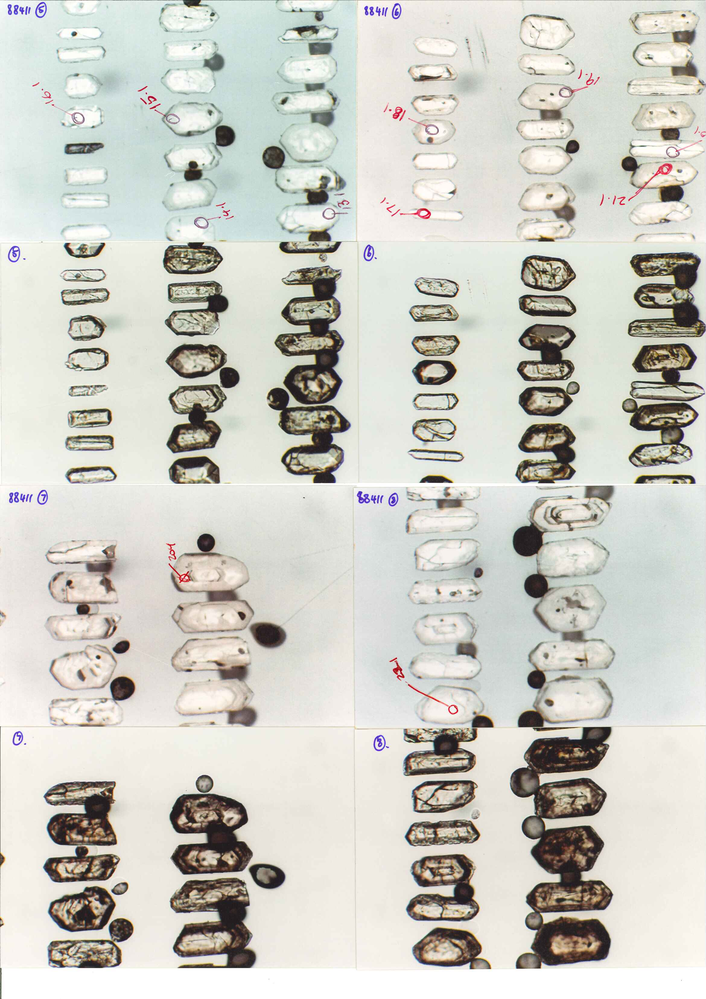
#> input picture test/files/189937_spots_p1.png, 706 x 999 px, shrunk from 1685 x 2382 before the run; its folder holds only this picture in this run
$ python -i images.py   (imports and definitions only)   (older library calls are emulated)
#> lines starting #> are read from the running program, lines starting #| are printed output that depends on the picture; after the words box and inside, x2 and y2 are one past the last pixel; in counts of white or black regions, pixels touching at a corner belong together
import cv2
from matplotlib import pyplot as plt
import skimage
from skimage.segmentation import clear_border
from skimage.measure import label
from skimage.morphology import remove_small_objects, binary_erosion, binary_dilation,binary_opening
from skimage.measure import regionprops
from skimage.morphology import disk #https://scikit-image.org/docs/stable/auto_examples/numpy_operations/plot_structuring_elements.html#sphx-glr-auto-examples-numpy-operations-plot-structuring-elements-py
import os
import cv2
import numpy as np
from matplotlib import pyplot as plt
import copy
import imageio

from scipy import ndimage
from scipy.stats import skew, kurtosis
from shapely.geometry import Polygon
from images import *


def smooth(img):
    bilateralFilter = cv2.bilateralFilter(img, 75, 15, 75)
    return bilateralFilter


def toGrey(img):
    grey = cv2.cvtColor(img, cv2.COLOR_BGR2GRAY)
    return grey


def t(img, threshold=80):
    thresh = cv2.threshold(img, threshold, 255, cv2.THRESH_BINARY)
    return thresh[1]


# [4 lines left out: function at, not called in this run]


def otsu(img):
    binaryThreshold = cv2.threshold(img, 0, 255, cv2.THRESH_BINARY + cv2.THRESH_OTSU)
    return binaryThreshold[1]


# [158 lines left out: functions testExists, getFilesOnly, processRL, plot, removeSmallObjects, binarise, not called in this run]

>>> import cv2
>>> picture = cv2.imread('test/files/189937_spots_p1.png')
#> picture is the input picture: shape (999, 706, 3); mean B, G, R 197.3, 205.1, 205.6
>>> result = processRL(picture)
#> in processRL, `lab = cv2.cvtColor(img, cv2.COLOR_BGR2LAB)`: lab: shape (999, 706, 3); mean of channels 0, 1, 2 208.4, 127, 132.1
#> in smooth, `bilateralFilter = cv2.bilateralFilter(img, 75, 15, 75)`: bilateralFilter: shape (999, 706, 3); mean of channels 0, 1, 2 208.9, 127, 132
#> in processRL, `claheImg = clahe.apply(smoothImg[:, :, 0])`:
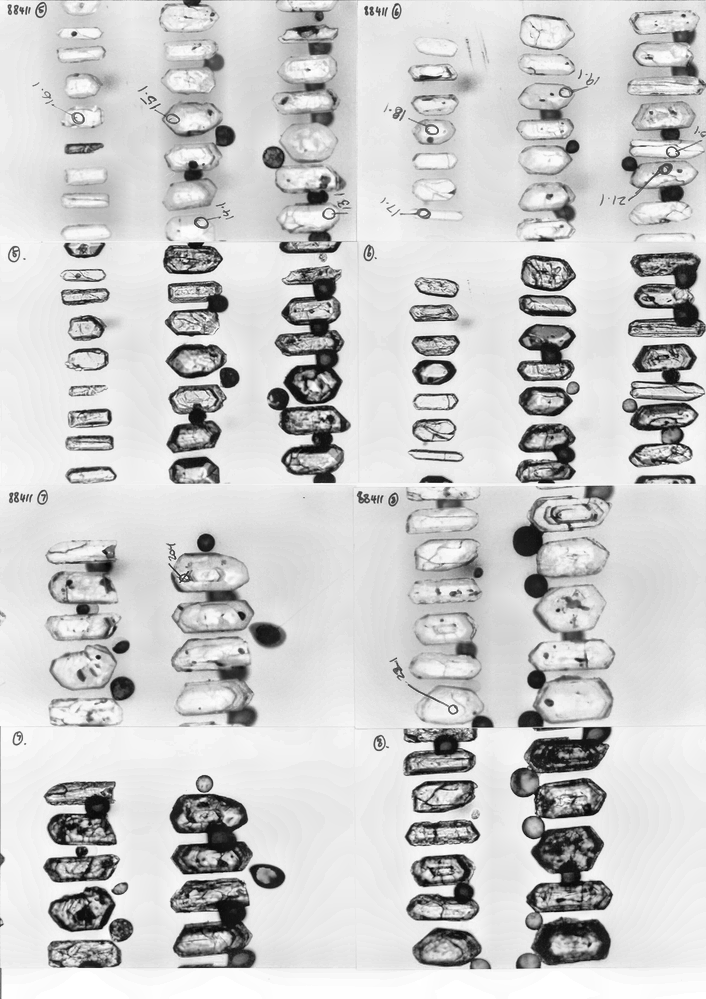
#> claheImg: shape (999, 706); min 3, max 255, mean 202.8
#> in otsu, `return binaryThreshold[1]`:
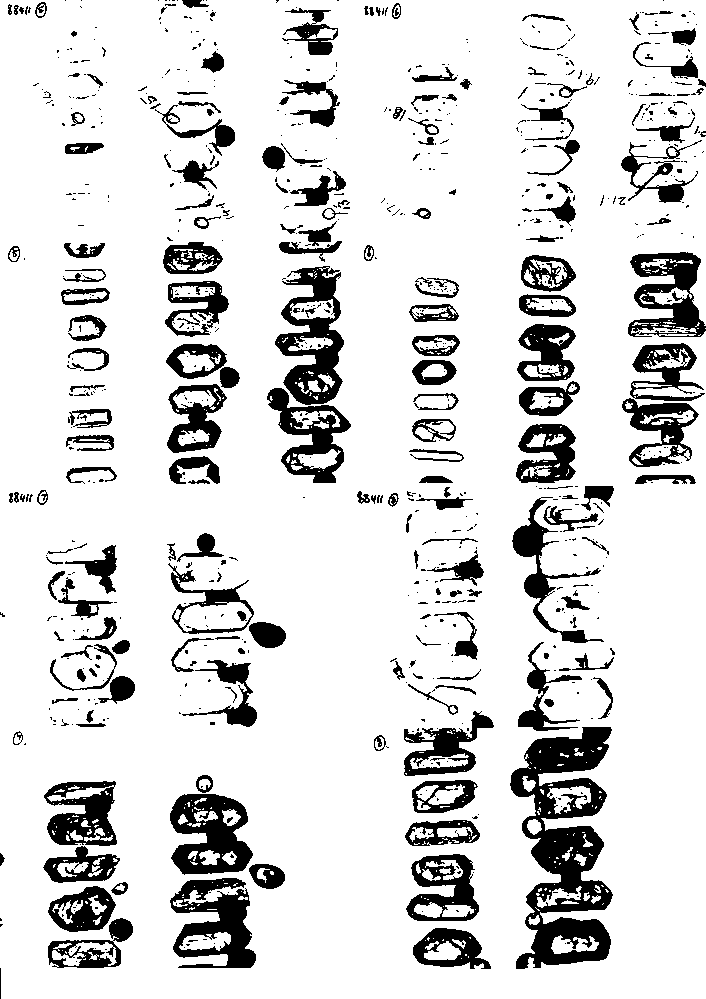
#> returned value: shape (999, 706); 85.2% white; 829 black regions (611 under 20 px), largest, box (x1, y1, x2, y2) and area: (510, 727, 613, 969) 12464, (275, 266, 344, 405) 4598, (170, 878, 256, 968) 4213
#> in processRL, `dilate = binary_dilation(otsuInv, disk(1))`: dilate: shape (999, 706) bool; 20.5% white; 406 white regions (172 under 20 px), largest, box (x1, y1, x2, y2) and area: (509, 726, 614, 970) 14794, (266, 265, 352, 484) 9842, (621, 342, 706, 468) 5671
#> in processRL, `fill = ndimage.binary_fill_holes(dilate).astype(int)`: fill: shape (999, 706) int64; values 0 (black) and 1 (white), 22.7% white; 385 white regions (154 under 20 px), largest, box (x1, y1, x2, y2) and area: (509, 726, 614, 970) 16155, (266, 265, 352, 484) 11331, (621, 342, 706, 468) 6452
#> in processRL, `clearBorder = clear_border(fill)`:
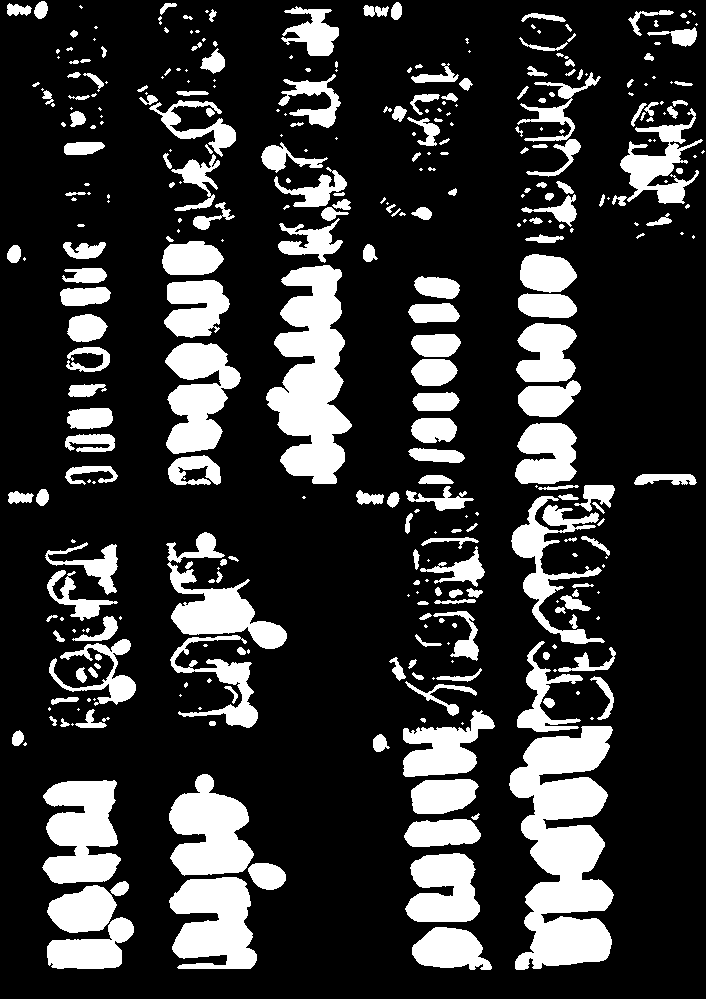
#> clearBorder: shape (999, 706) int64; values 0 (black) and 1 (white), 20.9% white; 367 white regions (145 under 20 px), largest, box (x1, y1, x2, y2) and area: (509, 726, 614, 970) 16155, (266, 265, 352, 484) 11331, (42, 780, 121, 884) 5936
#> in processRL, `labelim = label(clearBorder)`:
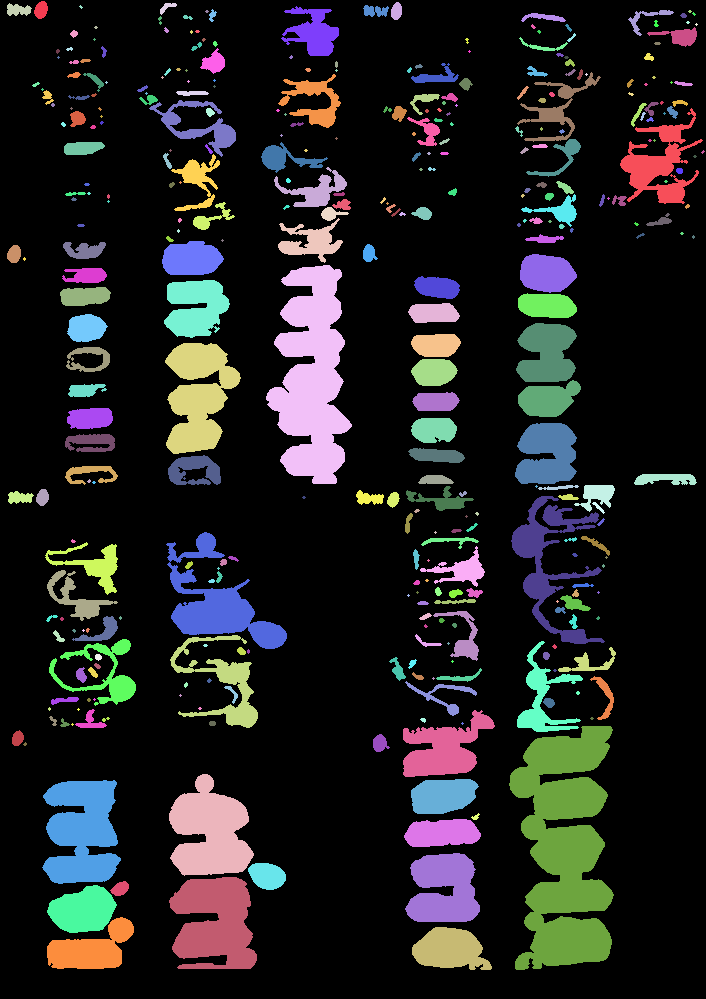
#> labelim: shape (999, 706) int64; 368 distinct labels, from 0 to 367; one colour per label, 0 black
#> in processRL, `erode = binary_erosion(labelim, disk(4))`: erode: shape (999, 706) bool; 10.4% white; 139 white regions (39 under 20 px), largest, box (x1, y1, x2, y2) and area: (513, 730, 610, 965) 11602, (270, 269, 348, 480) 8185, (173, 778, 250, 872) 4231
#> in processRL, `remSmall = remove_small_objects(erode, min_size=500, in_place=False)`:
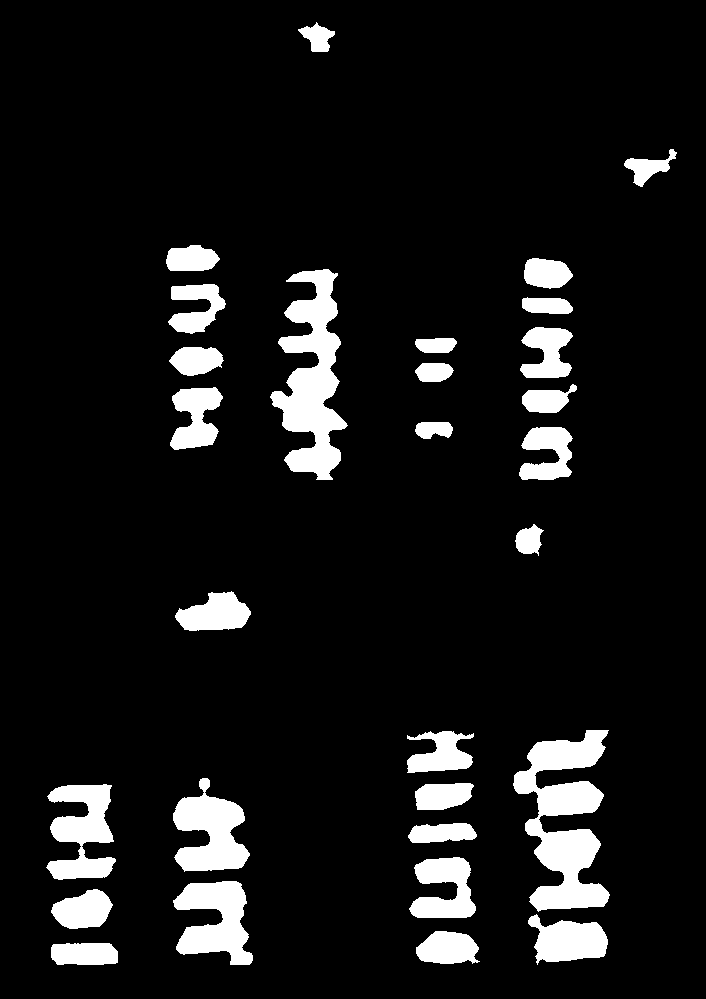
#> remSmall: shape (999, 706) bool; 8.8% white; 29 white regions, largest, box (x1, y1, x2, y2) and area: (513, 730, 610, 912) 8974, (270, 269, 348, 480) 8185, (173, 778, 250, 872) 4231
#> in processRL, `labelIm2 = label(remSmall)`:
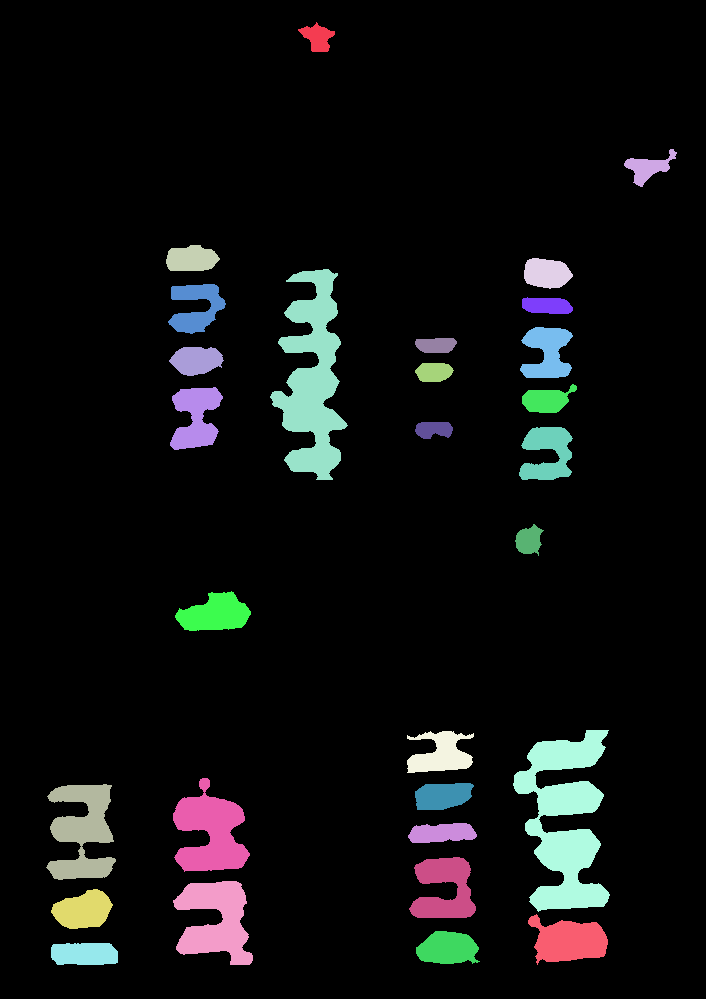
#> labelIm2: shape (999, 706) int32; 30 distinct labels, from 0 to 29; one colour per label, 0 black
